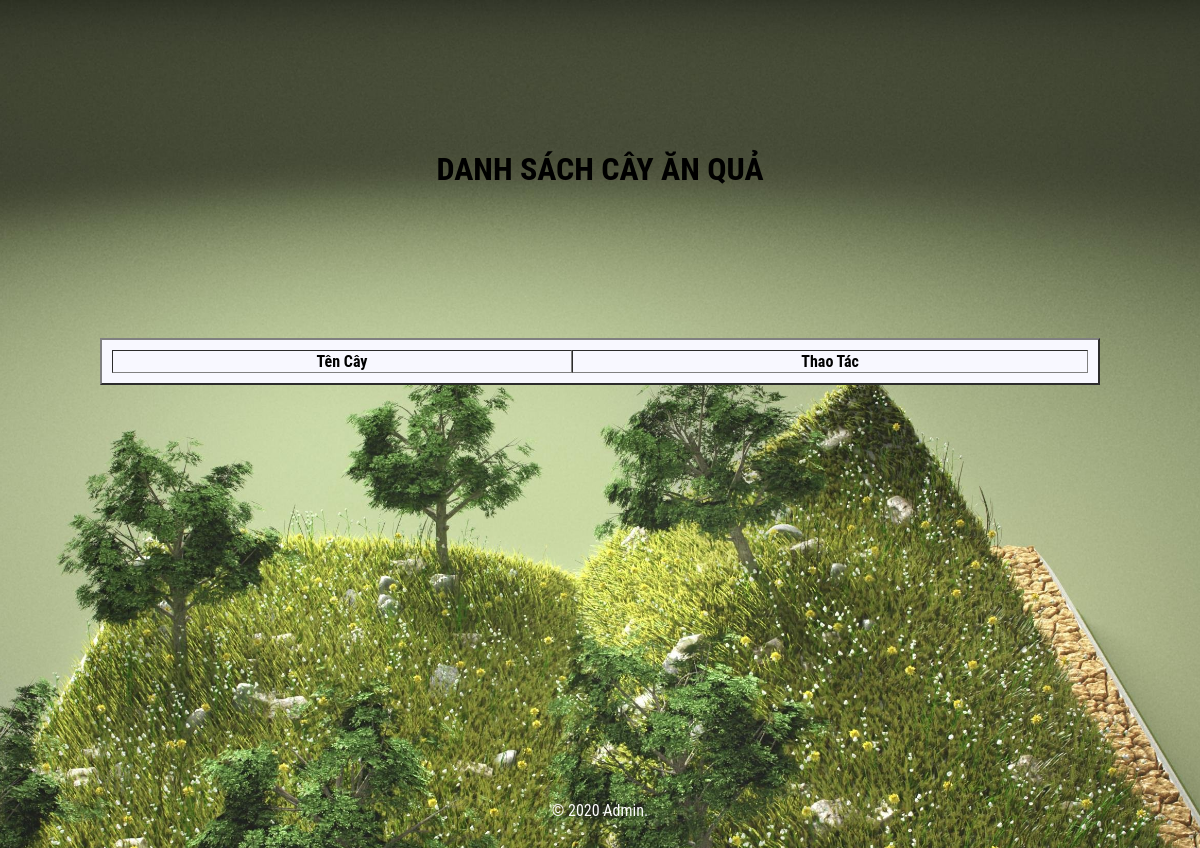
Before: /ds_trees_l1.php with the older database file.
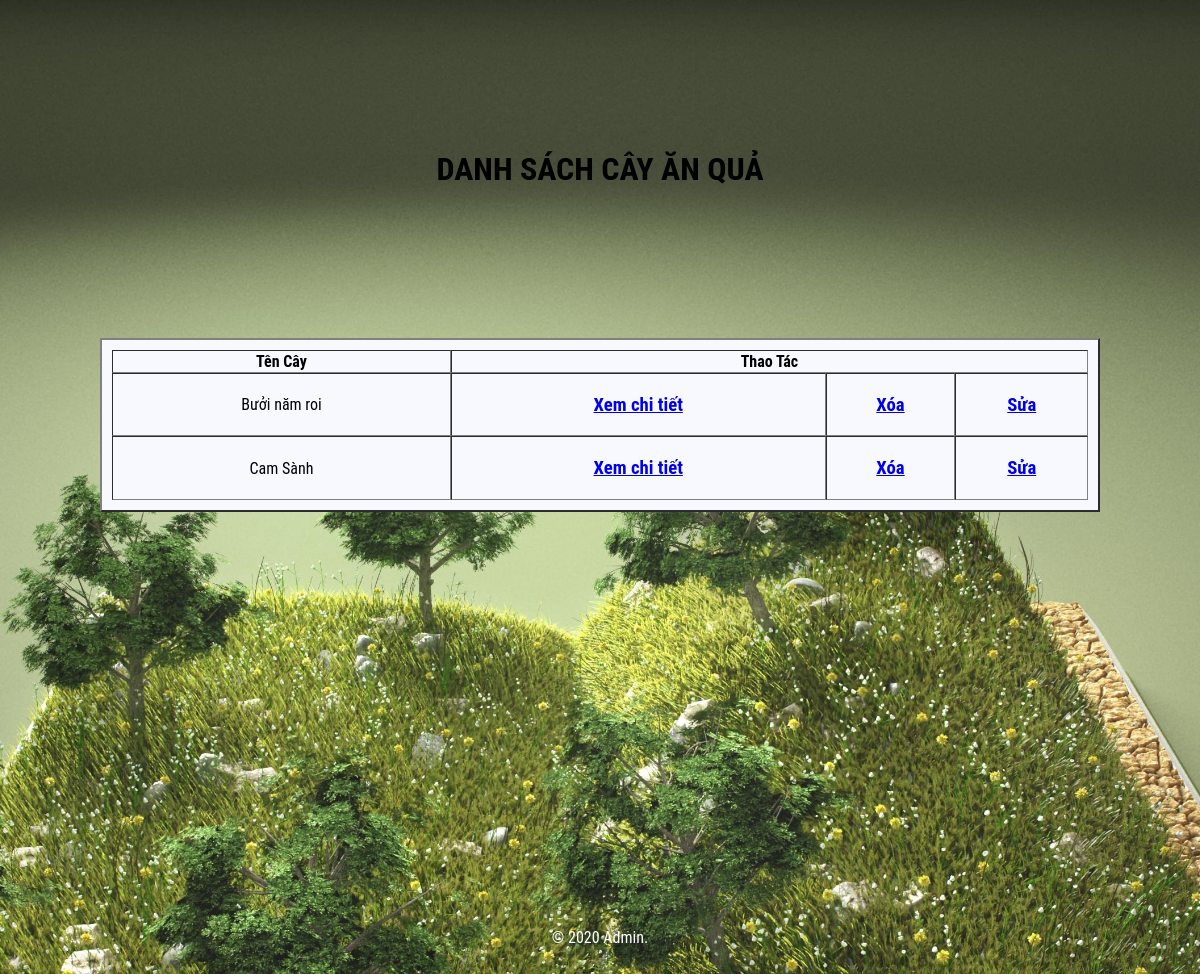
After: the same page with the newer database file.
### tables this page shows
CREATE TABLE `db_trees` (
  `Mact` int(11) NOT NULL,
  `Tencay` varchar(200) NOT NULL,
  `Dacdiem` text NOT NULL,
  `Loaicay` varchar(200) NOT NULL,
  `Cachchamsoc` text NOT NULL,
  `Hinh` varchar(500) NOT NULL,
  `Motacay` text NOT NULL,
  `Luottruycap` int(200) NOT NULL
);

### ds_trees_l1.php (the view, shortened to what this page needs)
<!DOCTYPE html>
 <html>
<head>
	<link href="css/ds_trees.css" rel="stylesheet" type="text/css" />
</head>
<body>
<div class="header">
		<div class="header-main">
                      <h1>DANH SÁCH CÂY ĂN QUẢ </h1>
</div>
<?php
include "connect.php";
echo "<form action= method=GET>";
echo '<table width="1000" cellspacing="0" cellpadding="1" border="2" align="center">' ;
echo "<tr id='tr'><th>Tên Cây </th><th colspan=3>Thao Tác</th></tr>";
foreach ($sql = $con->query("SELECT Mact,Tencay FROM db_trees WHERE Loaicay='Ăn quả' ") as $value){
    echo "<tr id='tr'>
    <td > ".$value['Tencay']."</td>
    <td><h3><a href =detail_trees.php?id=".$value['Mact'].">Xem chi tiết</a></h3></td>
	<td><h3><a href='#' onclick='notices(".$value['Mact'].")' >Xóa</a></h3></td>
	<td><h3><a href=update_trees.php?id=".$value['Mact']." >Sửa</a></td>
	</tr>";
    }
  echo "</table>";
  echo "</form>";
 ?>
 <div class="copyright">
	<p>© 2020 Admin.</p>
</div>
</body>
</html>

Changed rows visible on the page:
added db_trees: Tencay "Bưởi năm roi"
added db_trees: Tencay "Cam Sành"
